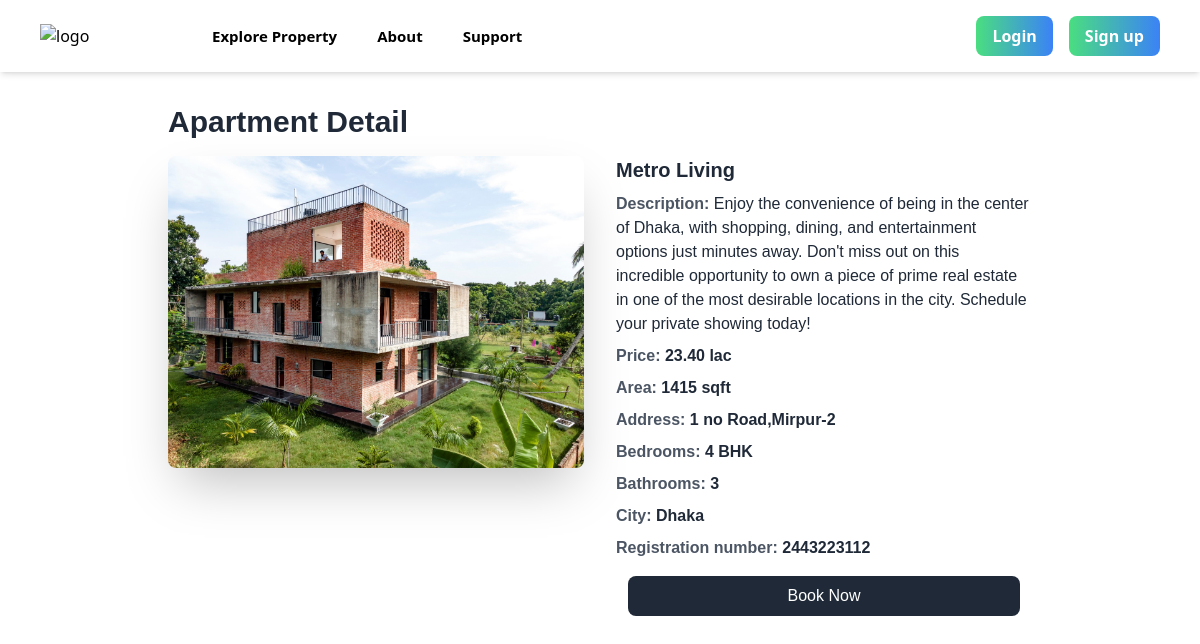
The page /apartment_detail/2/ on the database its author committed.
### propops/models.py (models this page shows, shortened)
class Apartment(models.Model):
    name = models.CharField(max_length=100)
    address = models.CharField(max_length=100)
    city = models.CharField(max_length=100)
    price = models.DecimalField(max_digits=10, decimal_places=2)
    description = models.TextField()
    sqft = models.IntegerField()
    bedrooms = models.IntegerField()
    bathrooms = models.IntegerField()
    registration_number = models.CharField(max_length=100)
    image = models.ImageField(upload_to='photos')

### propops/views.py (the view)
# urls.py: path('apartment_detail/<int:apartment_id>/', apartment_detail, name='apartment_detail'),
def apartment_detail(request, apartment_id):
    apartment = get_object_or_404(Apartment, pk=apartment_id)
    return render(request, 'apartmentdetail.html', {'apartment': apartment})

### templates/apartmentdetail.html (shortened to what this page needs)
{% extends 'base.html' %}
    {% block content %}
    <div class="max-w-4xl mx-auto px-4 py-8" style="font-family:'Titillium Web', sans-serif; font-optical-sizing: auto;">
        <h1 class="text-3xl font-bold text-gray-800 mb-4">Apartment Detail</h1>
        <div class="flex flex-col md:flex-row md:space-x-8">
            <div class="w-full md:w-1/2">
                <img src="{{ apartment.image.url }}" alt="Apartment Image" class="w-full h-auto rounded-lg shadow-2xl">
            </div>
            <div class="w-full md:w-1/2">
                <h2 class="text-xl font-semibold text-gray-800 mb-2">{{ apartment.name }}</h2>
                <p class="text-gray-600 mb-2 font-bold">Description: <span class="text-gray-800 font-medium">{{ apartment.description }}</span></p>
                <p class="text-gray-600 mb-2 font-bold">Price: <span class="text-gray-800 font-semibold">{{ apartment.price }} lac</span></p>
                <p class="text-gray-600 mb-2 font-bold">Area: <span class="text-gray-800 font-semibold">{{ apartment.sqft }} sqft</span></p>
                <p class="text-gray-600 mb-2 font-bold">Address: <span class="text-gray-800 font-semibold">{{ apartment.address }}</span></p>
                <p class="text-gray-600 mb-2 font-bold">Bedrooms: <span class="text-gray-800 font-semibold">{{ apartment.bedrooms }} BHK</span></p>
                <p class="text-gray-600 mb-2 font-bold">Bathrooms: <span class="text-gray-800 font-semibold">{{ apartment.bathrooms }}</span></p>
                <p class="text-gray-600 mb-2 font-bold">City: <span class="text-gray-800 font-semibold">{{ apartment.city }}</span></p>
                <p class="text-gray-600 mb-2 font-bold">Registration number: <span class="text-gray-800 font-semibold">{{ apartment.registration_number }}</span></p>
                <div class="flex justify-center mt-4">
                    <a href="{% url 'book_apartment' apartment.id %}" class="bg-gray-800 text-white py-2 px-40 rounded-lg hover:bg-gray-700 transition duration-300 ease-in-out">Book Now</a>
                </div>
            </div>
        </div>
    </div>
    {% endblock %}

### templates/base.html (shortened to what this page needs)
<!DOCTYPE html>
<html lang="en">
<head>
    <script src="https://cdn.tailwindcss.com"></script>
</head>
<body>
    <header class='shadow-md sticky top-0 z-50 py-4 px-4 sm:px-10 bg-white bg-opacity-75 backdrop-blur-lg'>
        <div class='flex flex-wrap items-center gap-4'>
          <a href="/"><img
            src="https://i.postimg.cc/tgGNm4r3/propops-logo.png" alt="logo" class='w-24' />
          </a>
          <div class='flex ml-auto lg:order-1'>
            {% if user.is_authenticated %}
                <span class='px-4 py-2 text-md rounded-lg font-semibold text-black'>
                    Welcome, <a href="{% url 'profile' %}" class="text-blue-800">{{ user.username }}</a>
                </span>
                <a href="{% url 'signout' %}"
                   class='px-4 py-2 text-md rounded-lg font-semibold text-white bg-gradient-to-r from-red-400 to-pink-500 transition-all ease-in-out duration-300 hover:from-pink-500 hover:to-yellow-500 ml-4'>
                    Logout
                </a>
            {% else %}
                <a href="{% url 'login' %}"
                   class='px-4 py-2 text-md rounded-lg font-semibold text-white bg-gradient-to-r from-green-400 to-blue-500 transition-all ease-in-out duration-300 hover:from-pink-500 hover:to-yellow-500'>Login</a>
                <a href="{% url 'signup' %}"
                   class='px-4 py-2 text-md rounded-lg font-semibold text-white bg-gradient-to-r from-green-400 to-blue-500 transition-all ease-in-out duration-300 hover:from-pink-500 hover:to-yellow-500 ml-4'>Sign up</a>
            {% endif %}
        </div>
          <ul class='flex lg:ml-12 lg:space-x-4 max-lg:space-y-2 max-lg:block max-lg:w-full'>
            <li class='max-lg:border-b max-lg:py-2 px-3 max-lg:rounded'><a href="{% url 'apartment' %}"
              class='lg:hover:text-[#007bff] text-black block font-semibold text-[15px]'>Explore Property</a>
            </li>
            <li class='max-lg:border-b max-lg:py-2 px-3 max-lg:rounded'><a href='#'
              class='lg:hover:text-[#007bff] text-black block font-semibold text-[15px]'>About</a>
            </li>
            <li class='max-lg:border-b max-lg:py-2 px-3 max-lg:rounded'><a href='#'
              class='lg:hover:text-[#007bff] text-black block font-semibold text-[15px]'>Support</a>
            </li>
          </ul>
        </div>
      </header>
      <div>
        {% block content %}
        {% endblock %}
      </div>
</body>
</html>

### rows shown on the page
Apartment: image (picture), name "Metro Living", description "Enjoy the convenience of being in the center of Dhaka, with shopping, dining, and entertainment options just minutes away. Don't miss out on this incredible opportunity to own a piece of prime real estate in one of the most desirable locations in the city. Schedule your private showing today!", price "23.40", sqft "1415", address "1 no Road,Mirpur-2", bedrooms "4", bathrooms "3", city "Dhaka", registration_number "2443223112"
